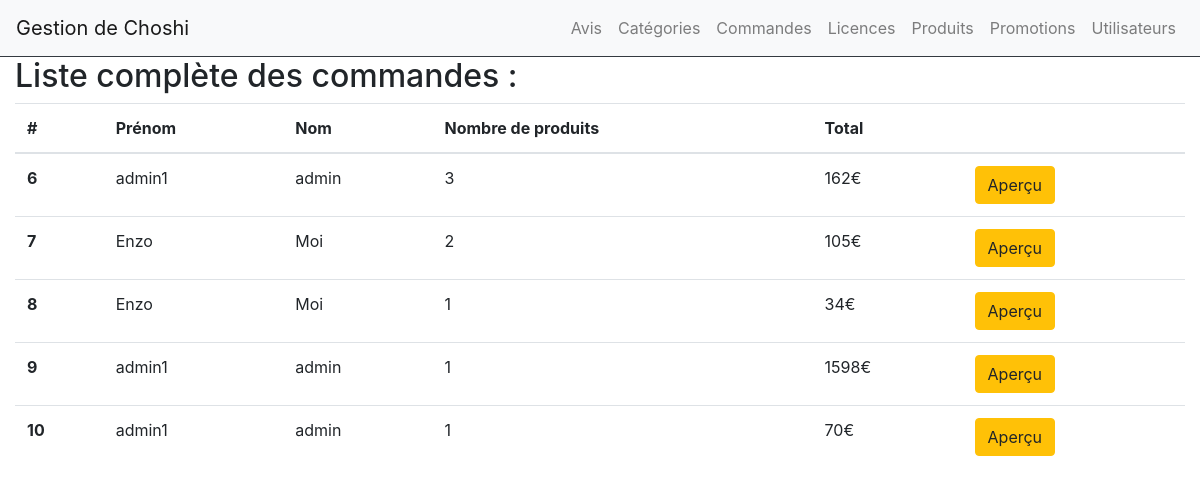
The page /admin/index.php?controller=orders&action=list (signed in) on the database its author committed.
### tables this page shows
CREATE TABLE IF NOT EXISTS `orders` (
  `id` int(11) NOT NULL AUTO_INCREMENT,
  `date` timestamp NOT NULL DEFAULT current_timestamp(),
  `user_id` int(11) DEFAULT NULL,
  `delivery_address` varchar(200) NOT NULL,
  `first_name` varchar(200) NOT NULL,
  `last_name` varchar(200) NOT NULL,
  `email` varchar(200) NOT NULL,
  PRIMARY KEY (`id`),
  KEY `orders_user_id` (`user_id`)
);

CREATE TABLE IF NOT EXISTS `users` (
  `id` int(11) NOT NULL AUTO_INCREMENT,
  `first_name` varchar(200) NOT NULL,
  `last_name` varchar(200) NOT NULL,
  `adresse` varchar(200) NOT NULL,
  `password` varchar(200) NOT NULL,
  `email` varchar(200) NOT NULL,
  `is_admin` tinyint(1) NOT NULL,
  PRIMARY KEY (`id`),
  UNIQUE KEY `email` (`email`)
);

### admin/index.php (called while the page is built, shortened)
<?php
if(isset($_GET['controller'])){
    switch ($_GET['controller']){
        case 'orders':
            require 'controllers/orderController.php';
            break;
    }
}
else{
    require 'controllers/indexController.php';
}
require 'views/admin.php';
?>

### admin/models/Order.php (called while the page is built, shortened)
<?php
function getOrders($orderId = null)
{
    $db = dbConnect();
    if($orderId != null){
        $query = $db->prepare('SELECT * FROM orders WHERE id = ?');
        $query->execute([$orderId]);
        return $query->fetch();
    }
    else{
        $query = $db->query('SELECT o.id, u.first_name, u.last_name, SUM(op.price * quantity) AS total, COUNT(op.id) AS nb_products FROM orders o INNER JOIN orders_products op ON o.id = op.order_id INNER JOIN users u ON u.id = o.user_id GROUP BY o.id ');
        return $query->fetchAll();
    }
}

### admin/controllers/orderController.php (called while the page is built, shortened)
<?php
require 'models/Order.php';
switch ($_GET['action']) {
    case 'list':
        $orders = getOrders();
        break;
}

### admin/views/orderList.php (the view, shortened to what this page needs)
<main class="col-12">
	<h2>Liste complète des commandes : </h2>
	<table class="table">
		<thead>
			<tr>
				<th scope="col">#</th>
				<th scope="col">Prénom</th>
				<th scope="col">Nom</th>
				<th scope="col">Nombre de produits</th>
                <th scope="col">Total</th>
				<th scope="col"></th>
			</tr>
		</thead>
		<tbody>
		<?php foreach($orders as $order): ?>
			<tr>
				<th scope="row"><?= $order['id'] ?></th>
				<td><?=  $order['first_name'] ?></td>
				<td><?=  $order['last_name'] ?></td>
				<td><?= $order['nb_products'] ?></td>
				<td><?=  $order['total'] ?>€</td>
				<td><a href="index.php?controller=orders&action=display&id=<?= $order['id'] ?>"><button type="button" class="btn btn-warning">Aperçu</button></a> </td>
			</tr>
		<?php endforeach; ?>
		</tbody>
	</table>
</main>

### rows shown on the page
orders: id "6", user.first_name "admin1", user.last_name "admin", nb_products "3", total "162"
orders: id "7", user.first_name "Enzo", user.last_name "Moi", nb_products "2", total "105"
orders: id "8", user.first_name "Enzo", user.last_name "Moi", nb_products "1", total "34"
orders: id "9", user.first_name "admin1", user.last_name "admin", nb_products "1", total "1598"
orders: id "10", user.first_name "admin1", user.last_name "admin", nb_products "1", total "70"
